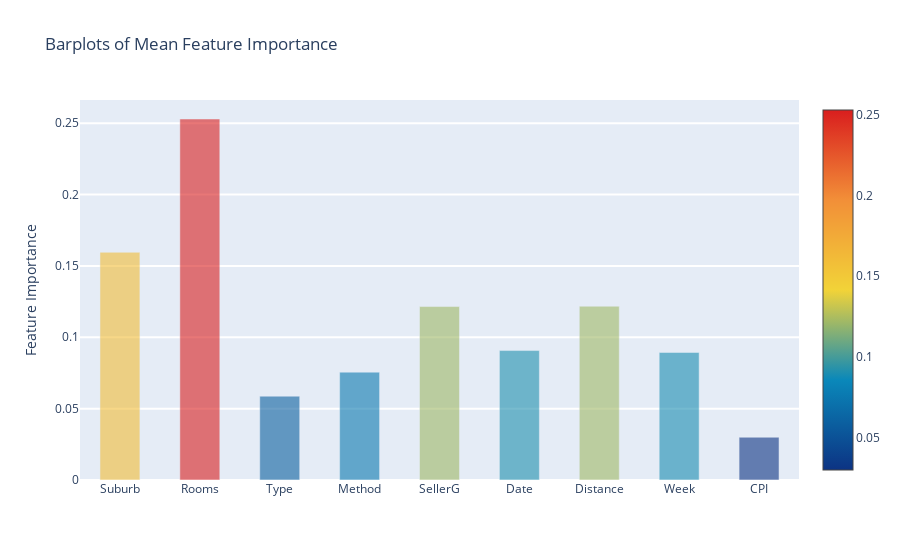

The notebook cell this image was saved under:
### Code cell
y = feature_dataframe['mean'].values
x = feature_dataframe['features'].values
data = [go.Bar(
            x= x,
             y= y,
            width = 0.5,
            marker=dict(
               color = feature_dataframe['mean'].values,
            colorscale='Portland',
            showscale=True,
            reversescale = False
            ),
            opacity=0.6
        )]

layout= go.Layout(
    autosize= True,
    title= 'Barplots of Mean Feature Importance',
    hovermode= 'closest',
#     xaxis= dict(
#         title= 'Pop',
#         ticklen= 5,
#         zeroline= False,
#         gridwidth= 2,
#     ),
    yaxis=dict(
        title= 'Feature Importance',
        ticklen= 5,
        gridwidth= 2
    ),
    showlegend= False
)
fig = go.Figure(data=data, layout=layout)
py.iplot(fig, filename='bar-direct-labels')

### Figure 1 — Plotly figure (JSON) as saved in the notebook; plotly's stock layout.template omitted (floating-point values rounded to 4 significant figures)
{"data": [{"opacity": 0.6, "width": 0.5, "y": [0.1595, 0.2529, 0.05872, 0.07557, 0.1215, 0.09068, 0.1217, 0.08937, 0.02996], "marker": {"color": [0.1595, 0.2529, 0.05872, 0.07557, 0.1215, 0.09068, 0.1217, 0.08937, 0.02996], "reversescale": false, "showscale": true, "colorscale": [[0, "rgb(12,51,131)"], [0.25, "rgb(10,136,186)"], [0.5, "rgb(242,211,56)"], [0.75, "rgb(242,143,56)"], [1, "rgb(217,30,30)"]]}, "x": ["Suburb", "Rooms", "Type", "Method", "SellerG", "Date", "Distance", "Week", "CPI"], "type": "bar"}], "layout": {"autosize": true, "title": {"text": "Barplots of Mean Feature Importance"}, "yaxis": {"ticklen": 5, "gridwidth": 2, "title": {"text": "Feature Importance"}}, "showlegend": false, "hovermode": "closest"}}
